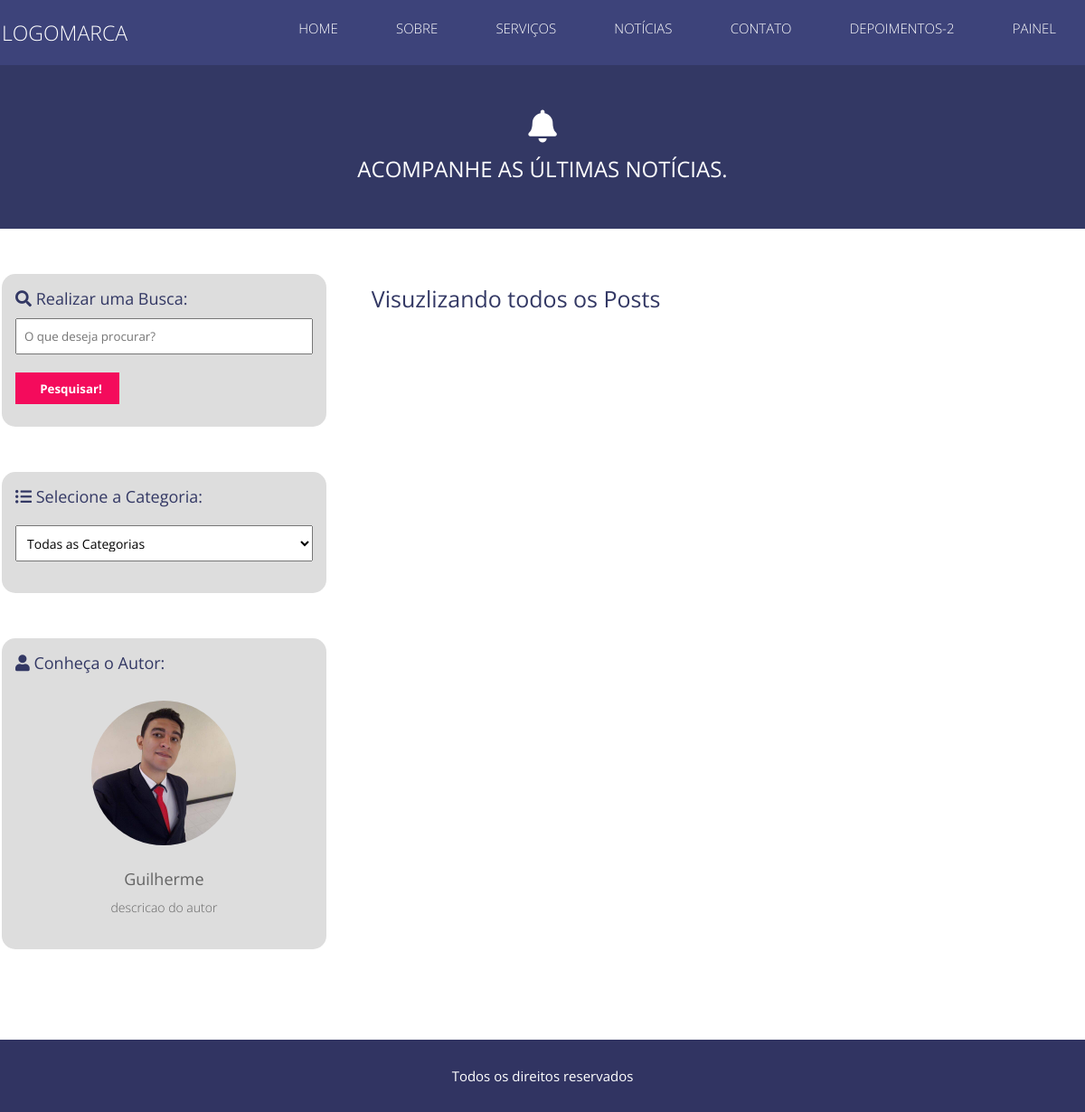
Before: /noticias with the older database file.
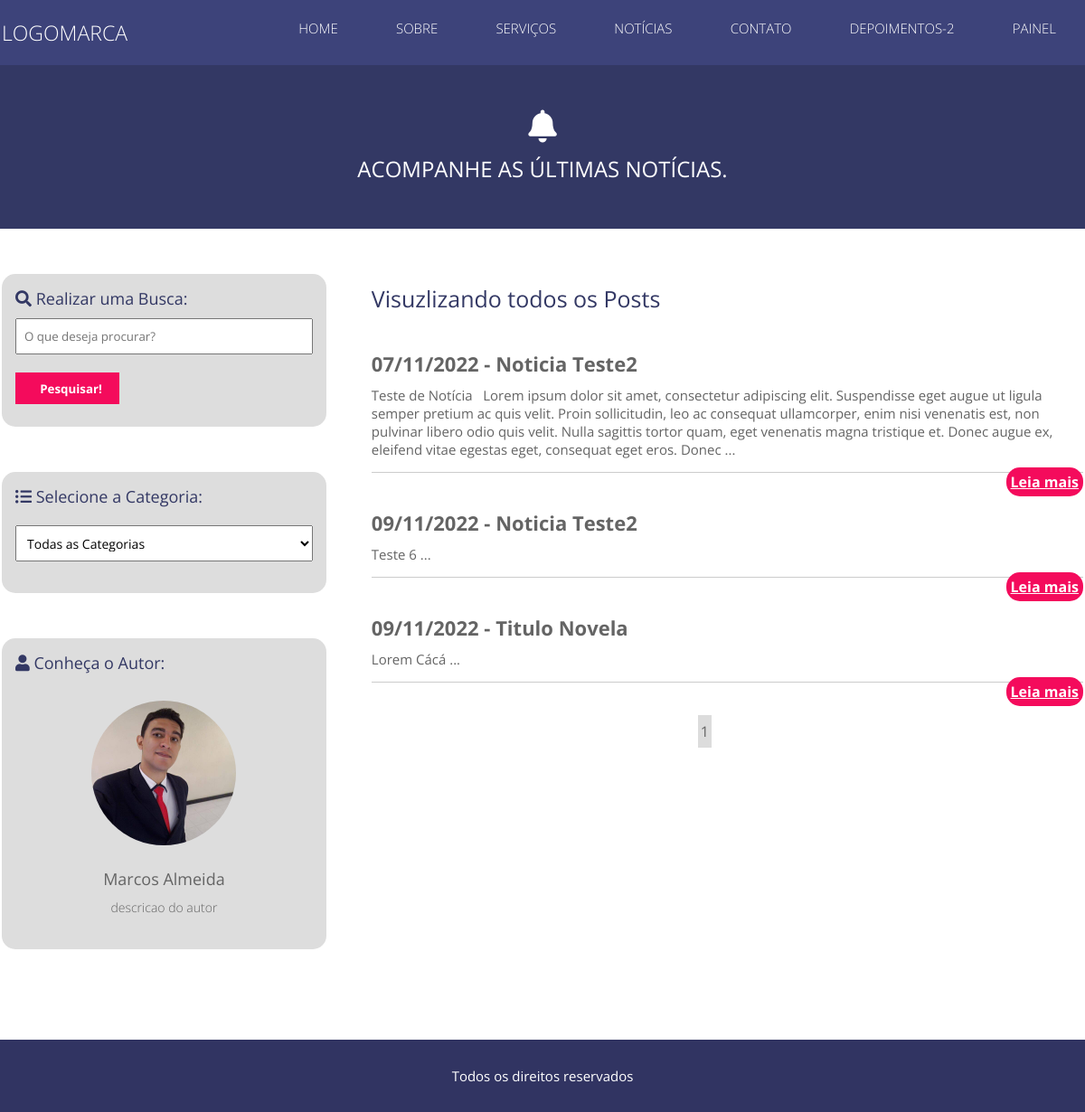
After: the same page with the newer database file.
### classes/MySql.php (called while the page is built)
<?php
class MySql{
private static $pdo;
public static function conectar(){
    if(self::$pdo == null){
        try{
            self::$pdo = new PDO('mysql:host'.HOST.';dbname='.DATABASE,USER,PASSWORD,array(PDO::MYSQL_ATTR_INIT_COMMAND => "SET NAMES utf8"));
            self::$pdo->setAttribute(PDO::ATTR_ERRMODE,PDO::ERRMODE_EXCEPTION);
            } catch(Exception $e){
                echo 'erro ao conectar';
            }
    }
return self::$pdo;
}
}
?>

### pages/noticias.php (the view, shortened to what this page needs)
<?php
$url = explode('/', $_GET['url']);
if (!isset($url[2])) {
    $categoria = MySql::conectar()->prepare("SELECT * FROM `projeto_01`.`tb_site.categorias` WHERE slug=?");
    $categoria->execute(array(@$url[1]));
    $categoria = $categoria->fetch();
?>
    <section class="header-noticias">
        <div class="center">
            <h2><i class="fa fa-bell" aria-hidden="true"></i></h2>
            <h2>Acompanhe as últimas notícias.</h2>
        </div>
    </section>
    <section class="container-portal">
        <div class="center">
            <div class="sidebar">
                <div class="box-content-sidebar">
                    <h3> <i class="fa fa-search"></i> Realizar uma Busca:</h3>
                    <form action="" method="post">
                        <input type="text" name="parametro" placeholder="O que deseja procurar?">
                        <input type="submit" name="busca" value="Pesquisar!">
                    </form>
                </div>
                <div class="box-content-sidebar">
                    <h3> <i class="fa fa-list-ul"></i> Selecione a Categoria:</h3>
                    <form action="" method="post">
                        <select name="categoria" id="">
                            <option value="" selected="">Todas as Categorias </option>
                        </select>
                    </form>
                </div>
                <div class="box-content-sidebar">
                    <h3> <i class="fa fa-user"></i> Conheça o Autor:</h3>
                    <div class="autor-box-portal">
                        <div class="box-img-autor">
                        </div>
                        <div class="texto-autor-portal text-center">
                            <?php
                            $autor = MySql::conectar()->prepare("SELECT * FROM `projeto_01`.`tb_site.config`");
                            $autor->execute();
                            $autor = $autor->fetch();
                            ?>
                            <h3><?php echo $autor['nome_autor']; ?></h3>
                            <p><?php echo $autor['descricao']; ?></p>
                        </div>
                    </div>
                </div>
            </div>
            <div class="conteudo-portal">
                <div class="header-conteudo-portal">
                    <?php
                    $porPagina = 10;
                    if (!isset($_POST['parametro'])) {
                        if (@$categoria['nome'] == '') {
                            echo '<h2>Visuzlizando todos os Posts</h2>';
                        } else {
                            echo '<h2>Visuzlizando Posts em ' . '<span>' . $categoria['nome'] . '</span></h2>';
                        }
                    } else {
                        echo '<h2> <i class ="fa fa-check"> </i> Busca realizada com sucesso</h2>';
                    }
                    $query = "SELECT * FROM `projeto_01`.`tb_site.noticias` ";
                    $totalPaginas = MySql::conectar()->prepare($query);
                    $totalPaginas->execute();
                    $totalPaginas = ceil($totalPaginas->rowCount() / $porPagina);
                    if (!isset($_POST['parametro'])) {
                        if (isset($_GET['pagina'])) {
                            $pagina = (int)$_GET['pagina'];
                            if ($pagina > $totalPaginas)
                                $pagina = 1;
                            $queryPg = ($pagina - 1) * $porPagina;
                            $query .= " ORDER BY `order_id` ASC LIMIT $pagina,$porPagina";
                        } else {
                            $pagina = 1;
                            $query .= " ORDER BY `order_id` ASC LIMIT 0,$porPagina";
                        }
                    } else {
                        $query .= " ORDER BY `order_id` ASC";
                    }
                    $sql = MySql::conectar()->prepare($query);
                    $sql->execute();
                    $noticias = $sql->fetchAll();
                    ?>
                </div>
                <?php
                foreach ($noticias as $key => $value) {
                    $sql = MySql::conectar()->prepare("SELECT `slug` FROM `projeto_01`.`tb_site.categorias` WHERE id=?");
                    $sql->execute(array($value['categoria_id']));
                    $categoriaNome = $sql->fetch()['slug'];
                ?>
                    <div class="box-single-conteudo">
                        <h2><?php echo date('d/m/Y', strtotime($value['data']))  . " - " . $value['titulo']; ?></h2>
                        <p> <?php echo substr(strip_tags($value['conteudo']), 0, 400) . ' ...'; ?></p>
                        <a href="<?php echo INCLUDE_PATH; ?>noticias/<?php echo $categoriaNome; ?>/<?php echo $value['slug']; ?>">Leia mais</a>
                    </div>
                <?php  } ?>
            </div>
            <div class="paginator">
                <?php
                if (!isset($_POST['parametro'])) {
                    for ($i = 1; $i <= $totalPaginas; $i++) {
                        @$catStr = ($categoria['nome'] != '') ?  '/' . $categoria['slug'] : '';
                        if ($pagina == $i) {
                            echo '<a class="active-page" href="' . INCLUDE_PATH . 'noticias' . $catStr . '?pagina=' . $i . '">' . $i . '</a>';
                        } else {
                            echo '<a href="' . INCLUDE_PATH . 'noticias' . $catStr . '?pagina=' . $i . '">' . $i . '</a>';
                        }
                    }
                }
                ?>
            </div>
        </div>
    </section>
<?php } else {
    include('noticia_single.php');
} ?>

### index.php (shortened to what this page needs)
<!DOCTYPE html>
<html lang="pt">
<head>
    <link rel="stylesheet" href="<?php echo INCLUDE_PATH; ?>estilo/all.css">
    <link rel="stylesheet" href="<?php echo INCLUDE_PATH; ?>estilo/style.css">
</head>
<body>
    <header>
        <div class="center">
            <div class="logo left"> <a href="/">Logomarca</a> </div>
            <nav class="desktop right">
                <ul>
                    <li><a href="<?php echo INCLUDE_PATH; ?>">Home</a></li>
                    <li><a href="<?php echo INCLUDE_PATH; ?>Sobre">Sobre</a></li>
                    <li><a href="<?php echo INCLUDE_PATH; ?>Servicos">Serviços</a></li>
                    <li><a href="<?php echo INCLUDE_PATH; ?>noticias">Notícias</a></li>
                    <li><a realtime="Contato" href="<?php echo INCLUDE_PATH; ?>Contato">Contato</a></li>
                    <li><a realtime="depoimentos-2" href="<?php echo INCLUDE_PATH; ?>Contato">Depoimentos-2</a></li>
                    <li><a href="<?php echo INCLUDE_PATH; ?>Painel">Painel</a></li>
                </ul>
            </nav>
        </div>
    </header>
    <div class="container-principal">
        <?php
        $url = isset($_GET['url']) ? $_GET['url'] : 'home';
        if (file_exists('pages/' . $url . '.php')) {
            include('pages/' . $url . '.php');
        }
        ?>
    </div>
    <footer <?php if (isset($pagina404) && $pagina404 == true)  echo 'class="fixed"'; ?>>
        <div class="center">
            <p style="color:white;">Todos os direitos reservados</p>
        </div>
    </footer>
</body>
</html>

### estilo/all.css (style rules this page uses)
.fa, .fas, .far, .fal, .fad, .fab { -moz-osx-font-smoothing: grayscale; -webkit-font-smoothing: antialiased; display: inline-block; font-style: normal; font-variant: normal; text-rendering: auto; line-height: 1; }
.fa-bell:before { content: "\f0f3"; }
.fa-list-ul:before { content: "\f0ca"; }
.fa-search:before { content: "\f002"; }
.fa-user:before { content: "\f007"; }
.fa, .fas { font-family: 'Font Awesome 5 Free'; font-weight: 900; }

### estilo/style.css (style rules this page uses)
* { margin: 0; padding: 0; box-sizing: border-box; font-family: "Open Sans"; }
html, body { height: 100%; }
.center { max-width: 1280px; padding: 0 2px; margin: 0 auto; }
.text-center { text-align: center; }
.left { float: left; }
.right { float: right; }
header { background: #3D437A; padding: 20px 0; }
header .logo { font-size: 23px; font-weight: 300; text-transform: uppercase; }
.logo a { text-decoration: none; color: white; }
nav.desktop ul { position: relative; list-style-type: none; }
nav.desktop li { font-size: 15px; padding: 0 30px; font-weight: 300; text-transform: uppercase; display: inline-block; }
nav.desktop a { color: white; text-decoration: none; }
footer { background: #313462; text-align: center; padding: 30px 0; font-size: 15px; font-weight: 400; color: white; }
body { overflow-x: hidden; }
.header-noticias { width: 100%; background: #333864; padding: 40px 0; }
.header-noticias h2 :nth-child(1) { font-size: 36px; }
.header-noticias h2 { color: white; text-align: center; text-transform: uppercase; font-weight: normal; }
section.container-portal { padding: 50px 0; }
.sidebar { float: left; width: 30%; }
.box-content-sidebar { background: #DDDDDD; padding: 15px; width: 100%; color: #333864; margin-bottom: 50px; border-radius: 15px; }
.box-content-sidebar h3 { font-weight: normal; font-size: 18px; }
.box-content-sidebar input[type=text] { width: 100%; height: 40px; border: 1px solid rgb (220, 220, 220); padding-left: 8px; margin: 10px 0; }
.box-content-sidebar input[type=submit] { cursor: pointer; background: #F40B5C; color: white; width: 115px; height: 35px; border: 0; font-weight: bold; padding-left: 8px; margin: 10px 0; }
.box-content-sidebar select { font-weight: normal; font-size: 14px; width: 100%; height: 40px; padding-left: 8px; margin: 20px 0; }
.autor-box-portal { margin-top: 10px; text-align: center; }
.autor-box-portal h3, p { color: #646464; }
.autor-box-portal p { font-size: 14px; font-weight: lighter; margin-top: 10px; }
.box-img-autor { width: 160px; height: 160px; background-image: url('../images/marcos.jpg'); background-size: 100% 100%; display: inline-block; border-radius: 50%; margin: 20px 0; }
.conteudo-portal { float: left; width: 70%; padding-left: 50px; }
.header-conteudo-portal { color: #333864 }
.header-conteudo-portal h2 { font-size: 25px; font-weight: normal; }
.box-single-conteudo { margin: 15px 0; padding: 15px 0; border-bottom: 1px solid #ccc; }
.box-single-conteudo h2 { color: #646464; font-size: 22px; }
.box-single-conteudo p { color: #646464; margin-top: 8px; font-size: 15px; font-weight: normal; }
.box-single-conteudo a { cursor: pointer; background: #F40B5C; color: white; font-weight: bold; margin: 10px 0; padding: 5px; display: inline-block; float: right; border-radius: 15px; }
.paginator { text-align: center; }
.paginator a { margin: 0 10px; text-decoration: none; display: inline-block; padding: 6px 2px; border: 1px solid rgb(220, 220, 220); color: rgb(100, 100, 100); }
.paginator a.active-page { background-color: rgb(220, 220, 220); }
section.noticia-single h3,h2 { margin: 10px 0; }

Changed rows visible on the page:
removed tb_site.config: nome_autor "Guilherme", descricao "descricao do autor"
added tb_site.config: nome_autor "Marcos Almeida", descricao "descricao do autor"
added tb_site.noticias: data "07/11/2022", titulo "Noticia Teste2", conteudo "Teste de Notícia Lorem ipsum dolor sit amet, consectetur adipiscing elit. Suspendisse eget augue ut ligula semper pretium ac quis velit. Proin sollicitudin, leo ac consequat ullamcorper, enim nisi venenatis est, non pulvinar libero odio quis velit. Nulla sagittis tortor quam, eget venenatis magna tristique et. Donec augue ex, eleifend vitae egestas eget, consequat eget eros. Donec"
added tb_site.noticias: data "09/11/2022", titulo "Noticia Teste2", conteudo "Teste 6"
added tb_site.noticias: data "09/11/2022", titulo "Titulo Novela", conteudo "Lorem Cácá"
Other visible differences:
new list line: "1"
